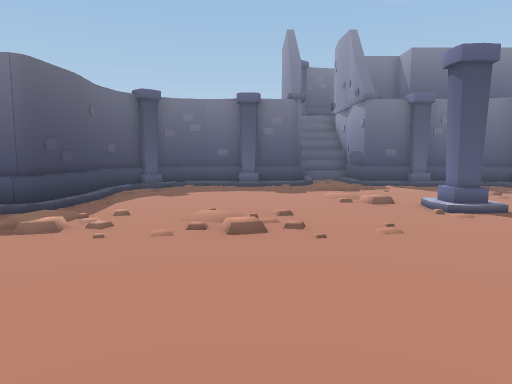
[1] (above)

12 first-person views from a walk through a scene from a Unity 3-D project. The camera is 1.5 m above the floor, tilts 6° down and sees 70° across. The floor is counted in squares, 1 m on a side. Each view is taken from the middle of a square. On the plan, view 1 faces up. The plan holds only what a view shows up to about 16 squares ahead; the rest is blank. The place goes on beyond the plan. The player is left out. Some surface patterns are stand-ins.

[2]
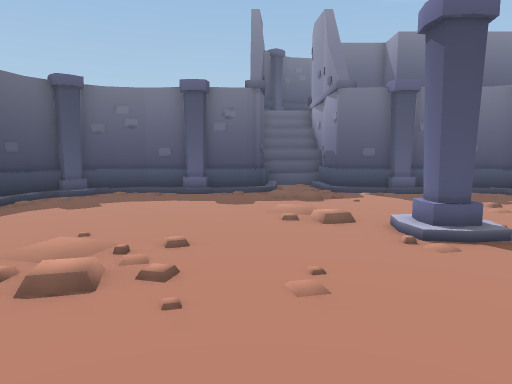

[3]
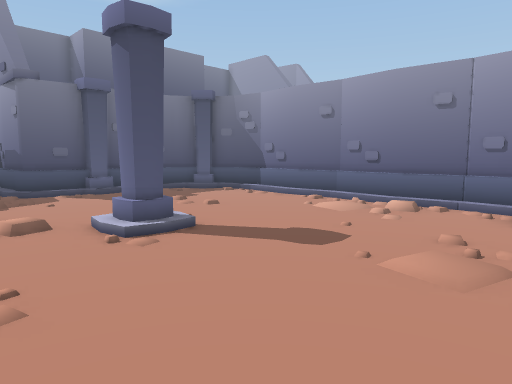

[4]
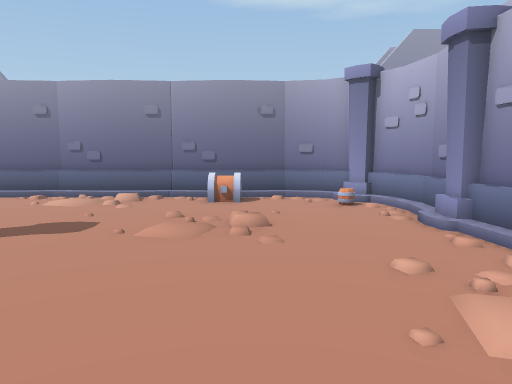

[5]
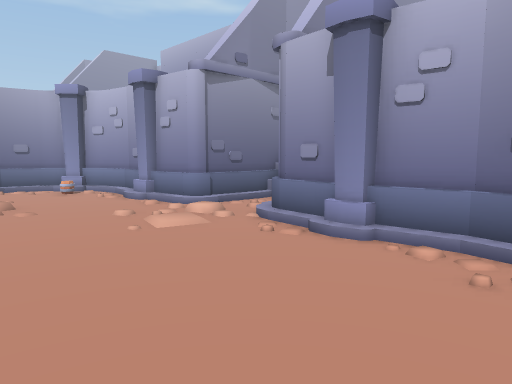

[6]
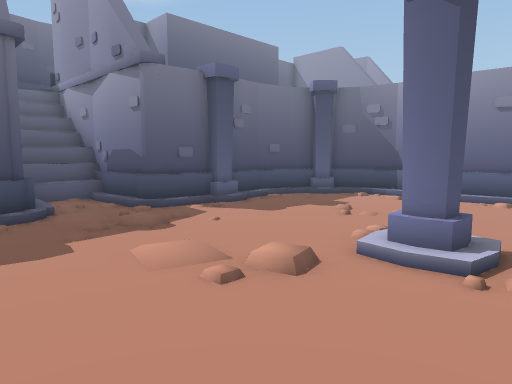

[7]
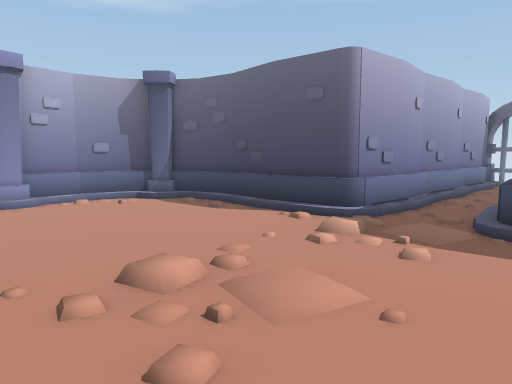

[8]
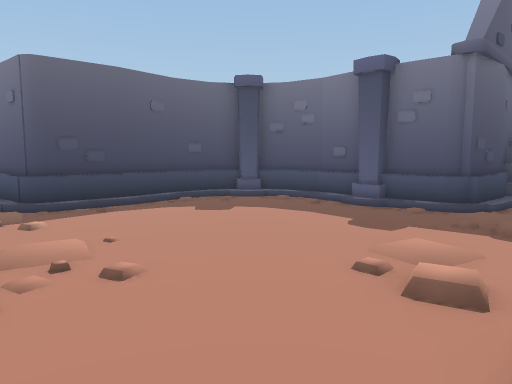

[9]
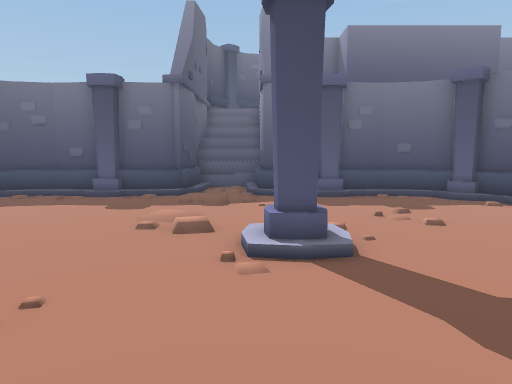

[10]
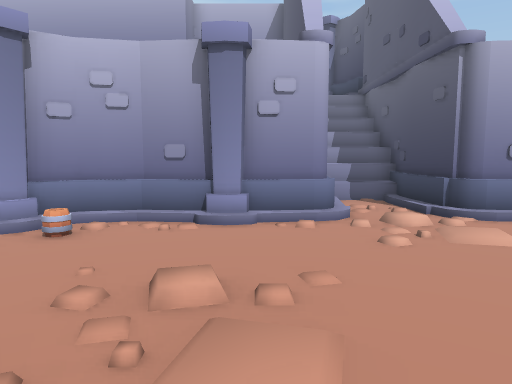

[11]
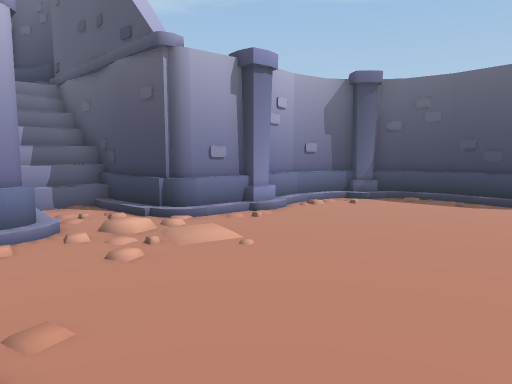

[12]
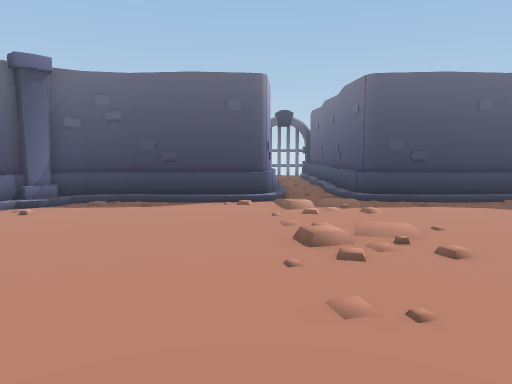

### Floor plan
Key: @ floor where view 1 was taken; # wall or solid block; . main floor; : floor 0.25 m higher than the main floor; / step, stairs or slope; = window, fence, low wall or low ledge; ^ raised ledge; C chest.
Columns run from 9 left of view 1 to 13 right of it. Each row starts with its distance up from view 1.
 23              #^
 22            #^^^
 21            #^^#
 20            #/.=
 19            #/.=
 18         ####//#######
 17     ######=/../###=###
 16    ##................##
 15    #........///.......#
 14    #..................#
 13    #..................#
 12    #..................#
 11    #......../////.....#
 10   ##........../#......#
  9 ###/..........//......#
  8  .....................#
  7 =#=////.///..........:#
  6 #=##..................#
  5    #..................#
  4    #................CC#
  3    #............///...#
  2    #..................#
  1    #=.................#
  0    ##....@.......... ##
 -1     ###/##=//:=/##==##
 -2      ####### .#######
 -3            # .#
 -4               =

Positions as (right, up) in squares from view 1, and headings:
1: (0, 0), facing up
2: (2, 3), facing up
3: (2, 3), facing up-right
4: (0, 3), facing right
5: (-4, 5), facing down-right
6: (0, 8), facing up-right
7: (2, 11), facing down-left
8: (5, 7), facing up-left
9: (5, 4), facing up
10: (7, 7), facing down
11: (7, 6), facing down-left
12: (6, 6), facing left
